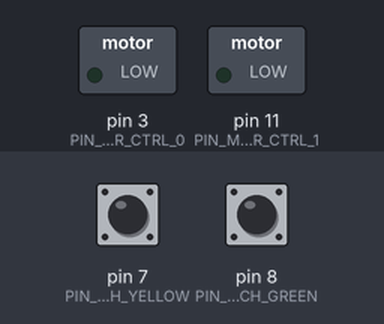
The sketch below on a simulated Arduino Uno, built with avr-gcc and run on an emulated ATmega328P. Shown: switched loads named in the sketch (green lamp = pin HIGH). The inputs (shaded band) are chosen by the test bench; at power-on: pin 7 (PIN_SWITCH_YELLOW) LOW, pin 8 (PIN_SWITCH_GREEN) LOW. What the sketch prints to the serial monitor is not drawn.

Above: at 1.2 s.
1.3 s: pin 7 (PIN_SWITCH_YELLOW) pulled HIGH for 0.15 s
At 2.1 s:
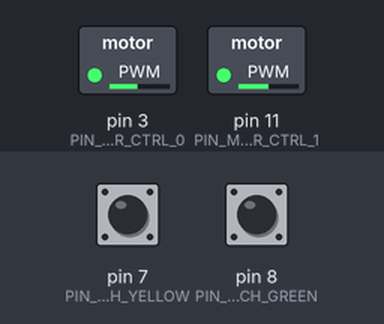
2.9 s: pin 8 (PIN_SWITCH_GREEN) pulled HIGH for 0.15 s
At 3.4 s:
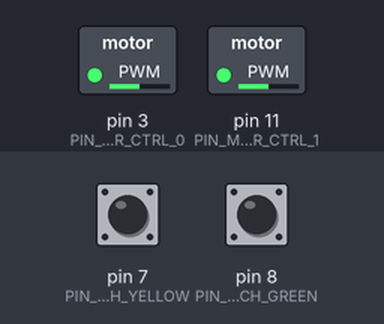
4.5 s: pin 8 (PIN_SWITCH_GREEN) pulled HIGH for 1 s
At 5.8 s:
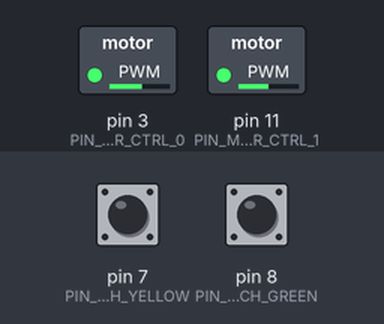
7.0 s: pin 7 (PIN_SWITCH_YELLOW) pulled HIGH for 1 s
At 7.7 s:
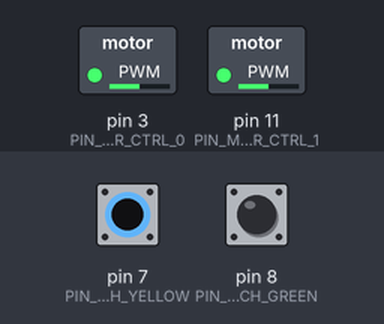
9.5 s: pin 8 (PIN_SWITCH_GREEN) pulled HIGH for 3.2 s
At 10.9 s:
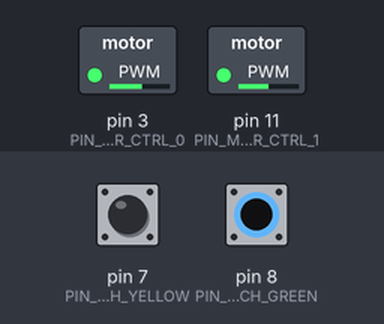
Timing chart, 0 to 12.5 s (numbered marks = the images above; inputs shaded):
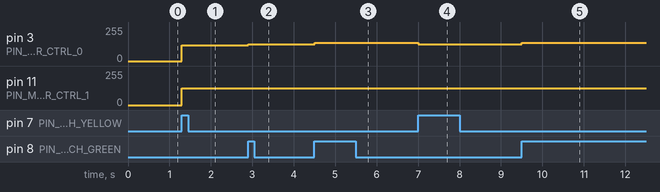

Measured:
- after the input at 1.3 s, pin 3 (PIN_MOTOR_CTRL_0): 0/255 → 117/255 at once; pin 11 (PIN_MOTOR_CTRL_1): 0/255 → 127/255 at once
- after the input at 2.9 s, pin 3 (PIN_MOTOR_CTRL_0): 117/255 → 127/255 at once
- after the input at 4.5 s, pin 3 (PIN_MOTOR_CTRL_0): 127/255 → 137/255 at once
- after the input at 7.0 s, pin 3 (PIN_MOTOR_CTRL_0): 137/255 → 127/255 at once
- after the input at 9.5 s, pin 3 (PIN_MOTOR_CTRL_0): 127/255 → 137/255 at once

The sketch:

sketch_jun24a.ino
```cpp
#define PIN_MOTOR_CTRL_0 3
#define PIN_MOTOR_CTRL_1 11
#define PIN_SWITCH_GREEN 8
#define PIN_SWITCH_YELLOW 7

int prevSwitchGreen = HIGH;
int prevSwitchYellow = HIGH;

byte motorCtrlValue0 = 127;

void setup() {
    pinMode(PIN_SWITCH_GREEN, INPUT);
    pinMode(PIN_SWITCH_YELLOW, INPUT);
    pinMode(PIN_MOTOR_CTRL_0, OUTPUT);
    pinMode(PIN_MOTOR_CTRL_1, OUTPUT);
    analogWrite(PIN_MOTOR_CTRL_0, 0);
    analogWrite(PIN_MOTOR_CTRL_1, 0);
    Serial.begin(115200);
}

void loop() {
    int currentSwitchGreen = digitalRead(PIN_SWITCH_GREEN);
    int currentSwitchYellow = digitalRead(PIN_SWITCH_YELLOW);

    if ((prevSwitchGreen == LOW) && (currentSwitchGreen == HIGH)) {
        motorCtrlValue0 = (motorCtrlValue0 < 245) ? (motorCtrlValue0 + 10) : 255;
        analogWrite(PIN_MOTOR_CTRL_0, motorCtrlValue0);
        analogWrite(PIN_MOTOR_CTRL_1, 127);
        Serial.print("정방향");
        Serial.println(motorCtrlValue0);
    }

    if ((prevSwitchYellow == LOW) && (currentSwitchYellow == HIGH)) {
        motorCtrlValue0 = (motorCtrlValue0 > 10) ? (motorCtrlValue0 - 10) : 0;
        analogWrite(PIN_MOTOR_CTRL_0, motorCtrlValue0);
        analogWrite(PIN_MOTOR_CTRL_1, 127);
        Serial.print("역방향");
        Serial.println(motorCtrlValue0);

    }
    prevSwitchGreen = currentSwitchGreen;
    prevSwitchYellow = currentSwitchYellow;

    delay(100);
}
```
